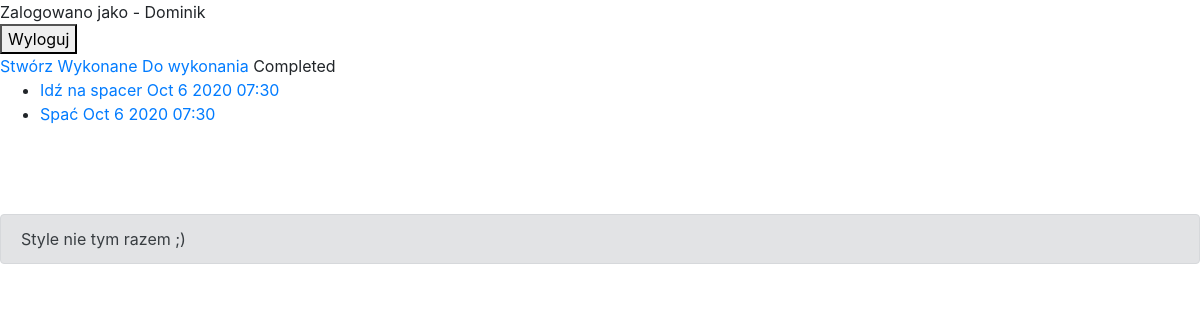
Page /completed/ (signed in) on the earlier database version.
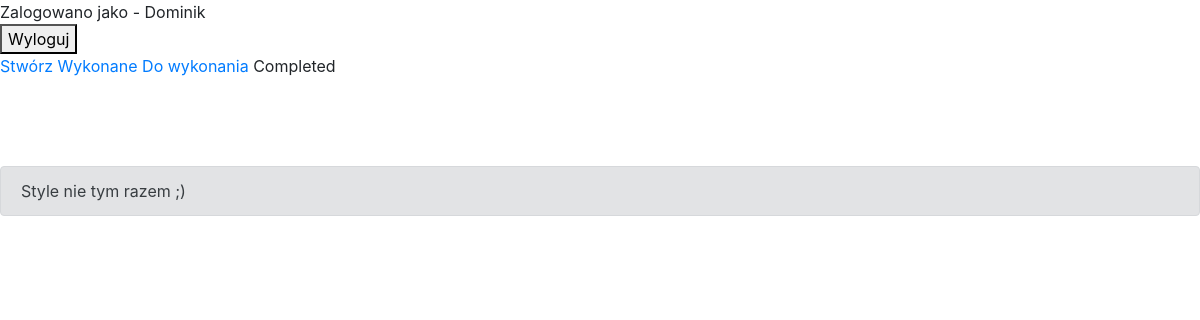
Same page on the later database version.
### todo/models.py (models this page shows, shortened)
class Todo(models.Model):
    title = models.CharField(max_length=128)
    memo = models.TextField(blank=True)
    created = models.DateTimeField(auto_now_add=True)
    datecompleted = models.DateTimeField(null=True, blank=True)
    important = models.BooleanField(default=False)
    user = models.ForeignKey(User, on_delete=models.CASCADE)

### todo/views.py (the view)
# urls.py: path('completed/', views.completedtodos, name='completedtodos'),
@login_required
def completedtodos(request):
    todos = Todo.objects.filter(user=request.user, datecompleted__isnull=False).order_by('-datecompleted')
    contex = {
        'todos': todos,
    }
    return render(request, 'todo/completedtodos.html', contex)

### todo/templates/todo/completedtodos.html (shortened to what this page needs)
{% extends 'todo/base.html' %}
{% block content %}
    Completed
    <ul>
        {% for todo in todos %}
            <li>
                <a href="{% url 'viewtodo' todo.id %}">
                        {{ todo.title }}
                    {{ todo.datecompleted|date:'M j Y H:i' }}
                </a>
            </li>
        {% endfor %}
    </ul>
{% endblock %}

Differences in the rows shown:
no longer on this page (row edited): Todo: title "Idź na spacer", datecompleted "Oct 6 2020 07:30"
no longer on this page (row edited): Todo: title "Spać", datecompleted "Oct 6 2020 07:30"
